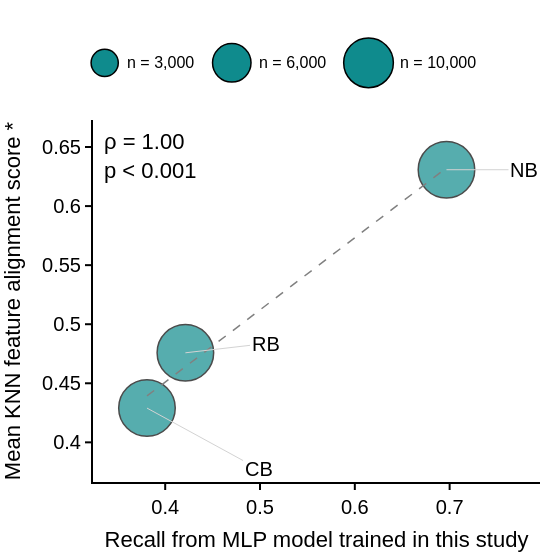

Notebook cell for this chart:
### Code cell
import os
import sys
sys.path.append('/home/unix/vkrhk/EmmaEmb/EmmaEmb/analysis/figs')
import fig_utils
import plotly.express as px

import pandas as pd

output_dir = '/home/unix/vkrhk/EmmaEmb/EmmaEmb/img/figs'
filename = f'{output_dir}/4a.csv'

if os.path.isfile(filename):
    df = pd.read_csv(filename)
else:
    df = pd.DataFrame.from_dict(literature_performance_per_binding_class).T
    df['label_size'] = pd.to_numeric(df["label_size"])
    df.to_csv(filename, index=False)
    
fig = fig_utils.plot_metric_vs_knn(df, x_col='la', knn_col='emma_cosine', size_col='label_size', label_col='text_label', y_title="Mean KNN feature alignment score *",
                                   x_title='Recall from MLP model trained in this study')

import time
_kaleido_warmed = False
def write_pdf(fig, path, width=600, height=600):
    global _kaleido_warmed
    if not _kaleido_warmed:
        dummy = px.scatter(x=[0], y=[0])
        output_dir = '/home/unix/vkrhk/EmmaEmb/EmmaEmb/analysis/figs'
        print("Warming up Kaleido...")
        dummy.write_image(output_dir + "_kaleido_warmup.pdf", format="pdf")
        print("Kaleido warmup complete.")
        time.sleep(2)
        _kaleido_warmed = True
    fig.write_image(path, format="pdf", width=width, height=height)
write_pdf(fig, f'{output_dir}/fig4a.pdf',
          width=600, height=720)
fig.show()

### Figure 1 — Plotly figure (JSON) as saved in the notebook; plotly's stock layout.template omitted (floating-point values rounded to 4 significant figures)
{"data": [{"hovertemplate": "la=%{x}<br>emma_cosine=%{y}<br>label_size=%{marker.size}<extra></extra>", "legendgroup": "", "marker": {"color": "#0F8B8D", "line": {"color": "black", "width": 1.5}, "size": [12970, 12964, 12964], "sizemode": "area", "sizeref": 8.106, "symbol": "circle"}, "mode": "markers", "name": "", "orientation": "v", "showlegend": false, "type": "scatter", "x": [0.4213, 0.3808, 0.6967], "xaxis": "x", "y": [0.4758, 0.429, 0.6308], "yaxis": "y"}, {"line": {"color": "grey", "dash": "dash", "width": 1.5}, "mode": "lines", "showlegend": false, "type": "scatter", "x": [0.3808, 0.384, 0.3871, 0.3903, 0.3935, 0.3967, 0.3999, 0.4031, 0.4063, 0.4095, 0.4127, 0.4159, 0.4191, 0.4223, 0.4254, 0.4286, 0.4318, 0.435, 0.4382, 0.4414, 0.4446, 0.4478, 0.451, 0.4542, 0.4574, 0.4605, 0.4637, 0.4669, 0.4701, 0.4733, 0.4765, 0.4797, 0.4829, 0.4861, 0.4893, 0.4925, 0.4956, 0.4988, 0.502, 0.5052, 0.5084, 0.5116, 0.5148, 0.518, 0.5212, 0.5244, 0.5276, 0.5307, 0.5339, 0.5371, 0.5403, 0.5435, 0.5467, 0.5499, 0.5531, 0.5563, 0.5595, 0.5627, 0.5658, 0.569, 0.5722, 0.5754, 0.5786, 0.5818, 0.585, 0.5882, 0.5914, 0.5946, 0.5978, 0.6009, 0.6041, 0.6073, 0.6105, 0.6137, 0.6169, 0.6201, 0.6233, 0.6265, 0.6297, 0.6329, 0.636, 0.6392, 0.6424, 0.6456, 0.6488, 0.652, 0.6552, 0.6584, 0.6616, 0.6648, 0.668, 0.6711, 0.6743, 0.6775, 0.6807, 0.6839, 0.6871, 0.6903, 0.6935, 0.6967], "y": [0.4393, 0.4412, 0.4432, 0.4451, 0.4471, 0.449, 0.451, 0.4529, 0.4549, 0.4568, 0.4588, 0.4607, 0.4627, 0.4646, 0.4666, 0.4685, 0.4705, 0.4724, 0.4744, 0.4763, 0.4783, 0.4802, 0.4822, 0.4841, 0.4861, 0.488, 0.49, 0.4919, 0.4939, 0.4958, 0.4978, 0.4997, 0.5017, 0.5036, 0.5056, 0.5075, 0.5095, 0.5114, 0.5134, 0.5153, 0.5173, 0.5192, 0.5212, 0.5231, 0.5251, 0.527, 0.529, 0.5309, 0.5329, 0.5348, 0.5368, 0.5387, 0.5407, 0.5426, 0.5446, 0.5465, 0.5485, 0.5504, 0.5524, 0.5543, 0.5563, 0.5582, 0.5602, 0.5621, 0.5641, 0.566, 0.568, 0.5699, 0.5719, 0.5738, 0.5758, 0.5777, 0.5797, 0.5816, 0.5836, 0.5855, 0.5875, 0.5894, 0.5914, 0.5933, 0.5953, 0.5972, 0.5992, 0.6011, 0.6031, 0.605, 0.607, 0.6089, 0.6109, 0.6128, 0.6148, 0.6167, 0.6186, 0.6206, 0.6225, 0.6245, 0.6264, 0.6284, 0.6303, 0.6323]}], "layout": {"annotations": [{"align": "left", "font": {"color": "black", "family": "Arial", "size": 22}, "showarrow": false, "text": "ρ = 1.00<br>p < 0.001", "x": 0.02, "xanchor": "left", "xref": "paper", "y": 0.98, "yanchor": "top", "yref": "paper"}, {"arrowcolor": "lightgrey", "arrowwidth": 1, "ax": 0.5058, "axref": "x", "ay": 0.4836, "ayref": "y", "font": {"color": "black", "family": "Arial", "size": 20}, "showarrow": true, "text": "RB", "x": 0.4213, "xanchor": "center", "y": 0.4758, "yanchor": "middle"}, {"arrowcolor": "lightgrey", "arrowwidth": 1, "ax": 0.4985, "axref": "x", "ay": 0.3774, "ayref": "y", "font": {"color": "black", "family": "Arial", "size": 20}, "showarrow": true, "text": "CB", "x": 0.3808, "xanchor": "center", "y": 0.429, "yanchor": "middle"}, {"arrowcolor": "lightgrey", "arrowwidth": 1, "ax": 0.7784, "axref": "x", "ay": 0.6308, "ayref": "y", "font": {"color": "black", "family": "Arial", "size": 20}, "showarrow": true, "text": "NB", "x": 0.6967, "xanchor": "center", "y": 0.6308, "yanchor": "middle"}, {"font": {"color": "black", "family": "Arial", "size": 16}, "showarrow": false, "text": "n = 3,000", "x": 0.07155, "xanchor": "left", "xref": "paper", "y": 1.158, "yanchor": "middle", "yref": "paper"}, {"font": {"color": "black", "family": "Arial", "size": 16}, "showarrow": false, "text": "n = 6,000", "x": 0.3667, "xanchor": "left", "xref": "paper", "y": 1.158, "yanchor": "middle", "yref": "paper"}, {"font": {"color": "black", "family": "Arial", "size": 16}, "showarrow": false, "text": "n = 10,000", "x": 0.6834, "xanchor": "left", "xref": "paper", "y": 1.158, "yanchor": "middle", "yref": "paper"}], "font": {"color": "black", "family": "Arial", "size": 22}, "height": 560, "legend": {"itemsizing": "constant", "tracegroupgap": 0}, "margin": {"b": 60, "l": 20, "r": 20, "t": 120}, "shapes": [{"fillcolor": "#0F8B8D", "line": {"color": "black", "width": 1.5}, "type": "circle", "x0": -13.6, "x1": 13.6, "xanchor": 0.02616, "xref": "paper", "xsizemode": "pixel", "y0": -13.6, "y1": 13.6, "yanchor": 1.158, "yref": "paper", "ysizemode": "pixel"}, {"fillcolor": "#0F8B8D", "line": {"color": "black", "width": 1.5}, "type": "circle", "x0": -19.24, "x1": 19.24, "xanchor": 0.3105, "xref": "paper", "xsizemode": "pixel", "y0": -19.24, "y1": 19.24, "yanchor": 1.158, "yref": "paper", "ysizemode": "pixel"}, {"fillcolor": "#0F8B8D", "line": {"color": "black", "width": 1.5}, "type": "circle", "x0": -24.84, "x1": 24.84, "xanchor": 0.6164, "xref": "paper", "xsizemode": "pixel", "y0": -24.84, "y1": 24.84, "yanchor": 1.158, "yref": "paper", "ysizemode": "pixel"}], "showlegend": false, "width": 560, "xaxis": {"anchor": "y", "domain": [0, 1], "linecolor": "black", "linewidth": 2, "range": [0, null], "showgrid": false, "tickcolor": "black", "tickfont": {"size": 20}, "ticklen": 6, "ticks": "outside", "tickwidth": 2, "title": {"font": {"size": 22}, "text": "Recall from MLP model trained in this study"}}, "yaxis": {"anchor": "x", "domain": [0, 1], "linecolor": "black", "linewidth": 2, "range": [0, null], "showgrid": false, "tickcolor": "black", "tickfont": {"size": 20}, "ticklen": 6, "ticks": "outside", "tickwidth": 2, "title": {"font": {"size": 22}, "text": "Mean KNN feature alignment score *"}}}}
